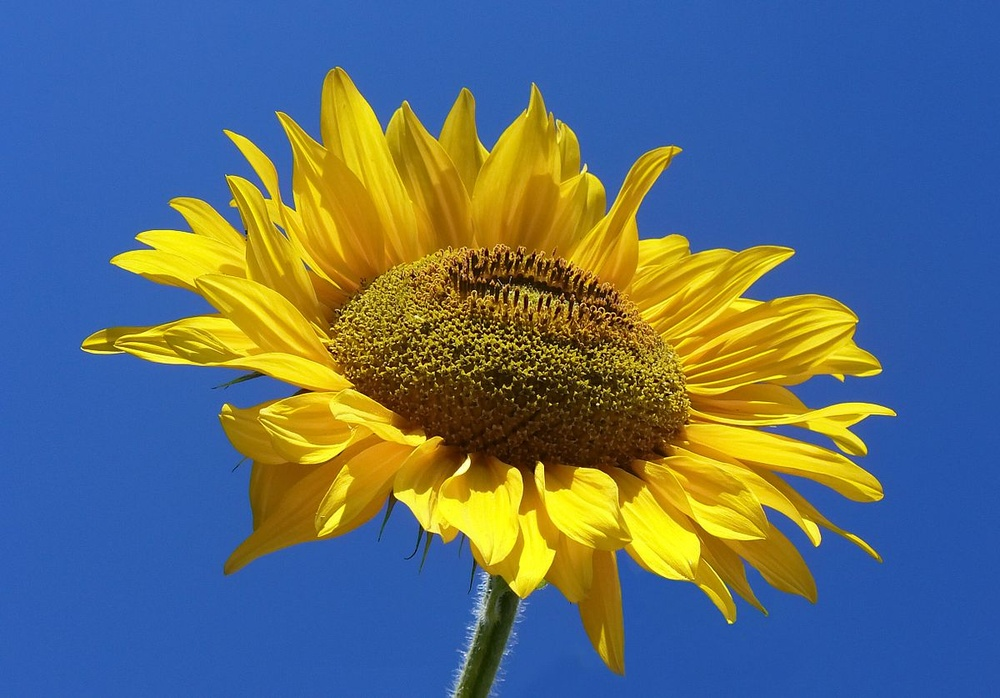
#> input picture data/flower.jpg, 1000 x 698 px, shrunk from 1200 x 837 before the run, found by its file name
$ python '2. Image_Conversion.py'
#> lines starting #> are read from the running program, lines starting #| are printed output that depends on the picture
import cv2

# Read Images into  variable
img = cv2.imread('data/flower.jpg')
#> img is the input picture: shape (698, 1000, 3); mean B, G, R 117.7, 110.1, 93.2

grayscale  = cv2.cvtColor(img, cv2.COLOR_BGR2GRAY)
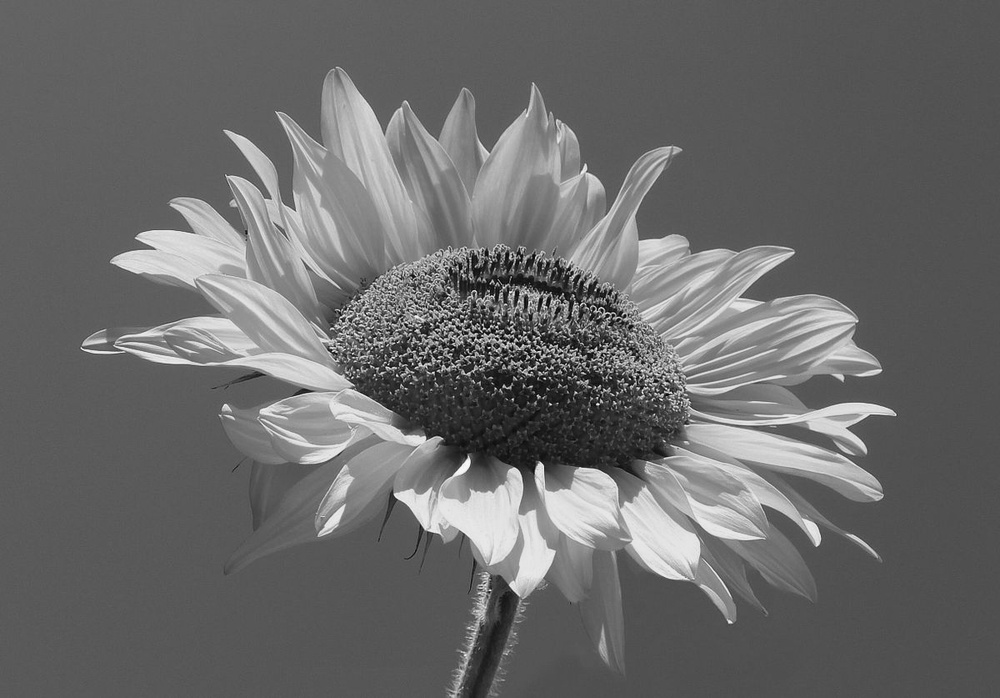
#> grayscale: shape (698, 1000); min 4, max 250, mean 105.8

cv2.imshow("grayscale", grayscale)

print("Gray Scaled Image Information")
print("Gray Scaled Image Shape = ", grayscale.shape)
#| Gray Scaled Image Shape =  (698, 1000)
print("Gray Scaled Image width = ", grayscale.shape[0])
#| Gray Scaled Image width =  698
print("Gray ScaledImage Height = ", grayscale.shape[1])
#| Gray ScaledImage Height =  1000

cv2.waitKey()

hsv  = cv2.cvtColor(img, cv2.COLOR_BGR2HSV)
#> hsv: shape (698, 1000, 3); mean H, S, V 77.4, 201.2, 174.4
cv2.imshow("hsv", hsv)
print("HSV color Schemed Image Information")
print("Image Shape = ", hsv.shape)
#| Image Shape =  (698, 1000, 3)
print("Image width = ", hsv.shape[0])
#| Image width =  698
print("Image Height = ", hsv.shape[1])
#| Image Height =  1000

# Show Images with each channel
cv2.waitKey()
cv2.imshow("Hue Channel", hsv[:, :, 0])
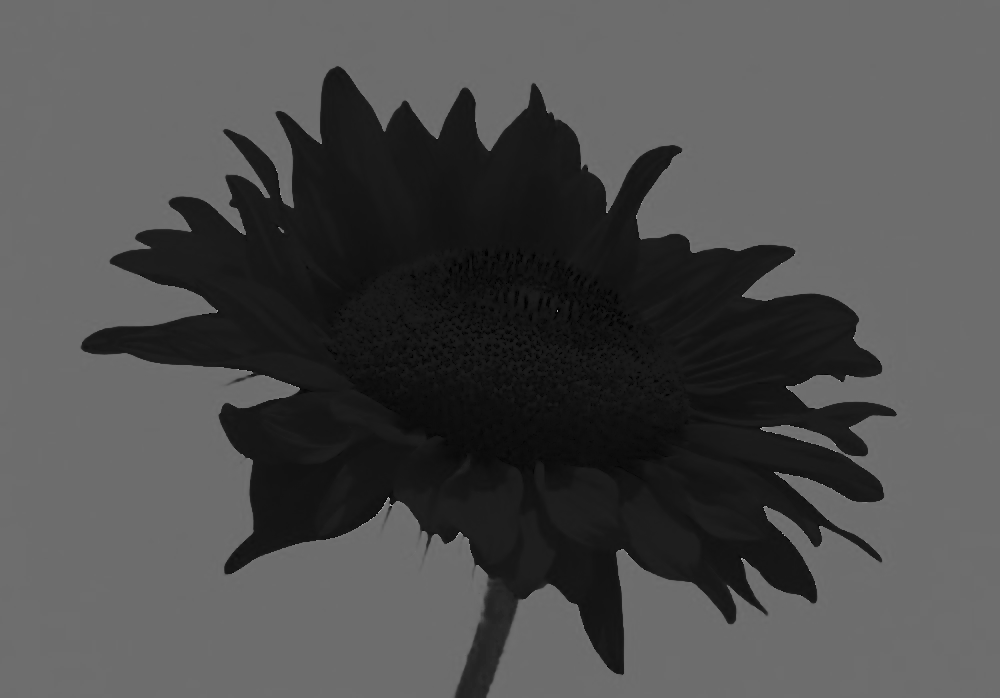
#> window 'Hue Channel': shape (698, 1000); min 0, max 179, mean 77.4
cv2.waitKey()
cv2.imshow("Saturation Channel", hsv[:, :, 1])
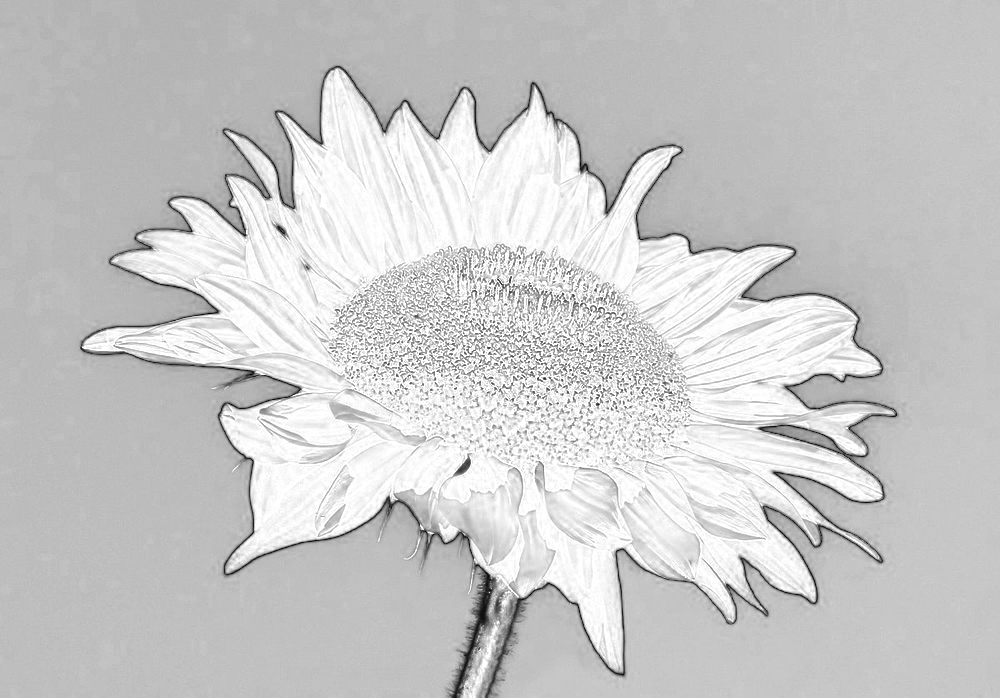
#> window 'Saturation Channel': shape (698, 1000); min 0, max 255, mean 201.2
cv2.waitKey()
cv2.imshow("Value Channel", hsv[:, :, 2])
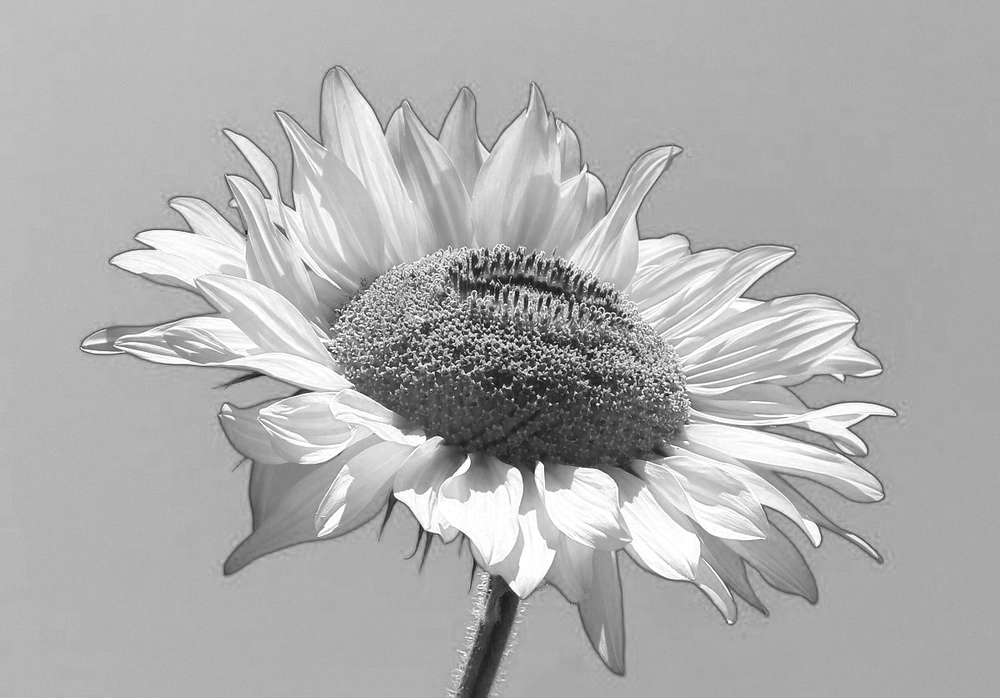
#> window 'Value Channel': shape (698, 1000); min 8, max 255, mean 174.4

# Wait for User Interaction
cv2.waitKey()

# Destroys All open windows
cv2.destroyAllWindows()
